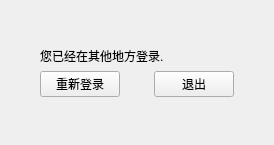
<?xml version="1.0" encoding="UTF-8"?>
<ui version="4.0">
 <class>ReLogin</class>
 <widget class="QWidget" name="ReLogin">
  <property name="geometry">
   <rect>
    <x>0</x>
    <y>0</y>
    <width>274</width>
    <height>145</height>
   </rect>
  </property>
  <property name="windowTitle">
   <string>您已下线</string>
  </property>
  <layout class="QHBoxLayout" name="horizontalLayout_2">
   <item>
    <spacer name="horizontalSpacer">
     <property name="orientation">
      <enum>Qt::Horizontal</enum>
     </property>
     <property name="sizeHint" stdset="0">
      <size>
       <width>40</width>
       <height>20</height>
      </size>
     </property>
    </spacer>
   </item>
   <item>
    <layout class="QVBoxLayout" name="verticalLayout">
     <item>
      <spacer name="verticalSpacer">
       <property name="orientation">
        <enum>Qt::Vertical</enum>
       </property>
       <property name="sizeHint" stdset="0">
        <size>
         <width>20</width>
         <height>40</height>
        </size>
       </property>
      </spacer>
     </item>
     <item>
      <widget class="QLabel" name="label">
       <property name="text">
        <string>您已经在其他地方登录.</string>
       </property>
      </widget>
     </item>
     <item>
      <layout class="QHBoxLayout" name="horizontalLayout">
       <item>
        <widget class="QPushButton" name="pushButton">
         <property name="text">
          <string>重新登录</string>
         </property>
        </widget>
       </item>
       <item>
        <spacer name="horizontalSpacer_3">
         <property name="orientation">
          <enum>Qt::Horizontal</enum>
         </property>
         <property name="sizeHint" stdset="0">
          <size>
           <width>40</width>
           <height>20</height>
          </size>
         </property>
        </spacer>
       </item>
       <item>
        <widget class="QPushButton" name="pushButton_2">
         <property name="text">
          <string>退出</string>
         </property>
        </widget>
       </item>
      </layout>
     </item>
     <item>
      <spacer name="verticalSpacer_2">
       <property name="orientation">
        <enum>Qt::Vertical</enum>
       </property>
       <property name="sizeHint" stdset="0">
        <size>
         <width>20</width>
         <height>40</height>
        </size>
       </property>
      </spacer>
     </item>
    </layout>
   </item>
   <item>
    <spacer name="horizontalSpacer_2">
     <property name="orientation">
      <enum>Qt::Horizontal</enum>
     </property>
     <property name="sizeHint" stdset="0">
      <size>
       <width>40</width>
       <height>20</height>
      </size>
     </property>
    </spacer>
   </item>
  </layout>
 </widget>
 <resources/>
 <connections/>
</ui>
